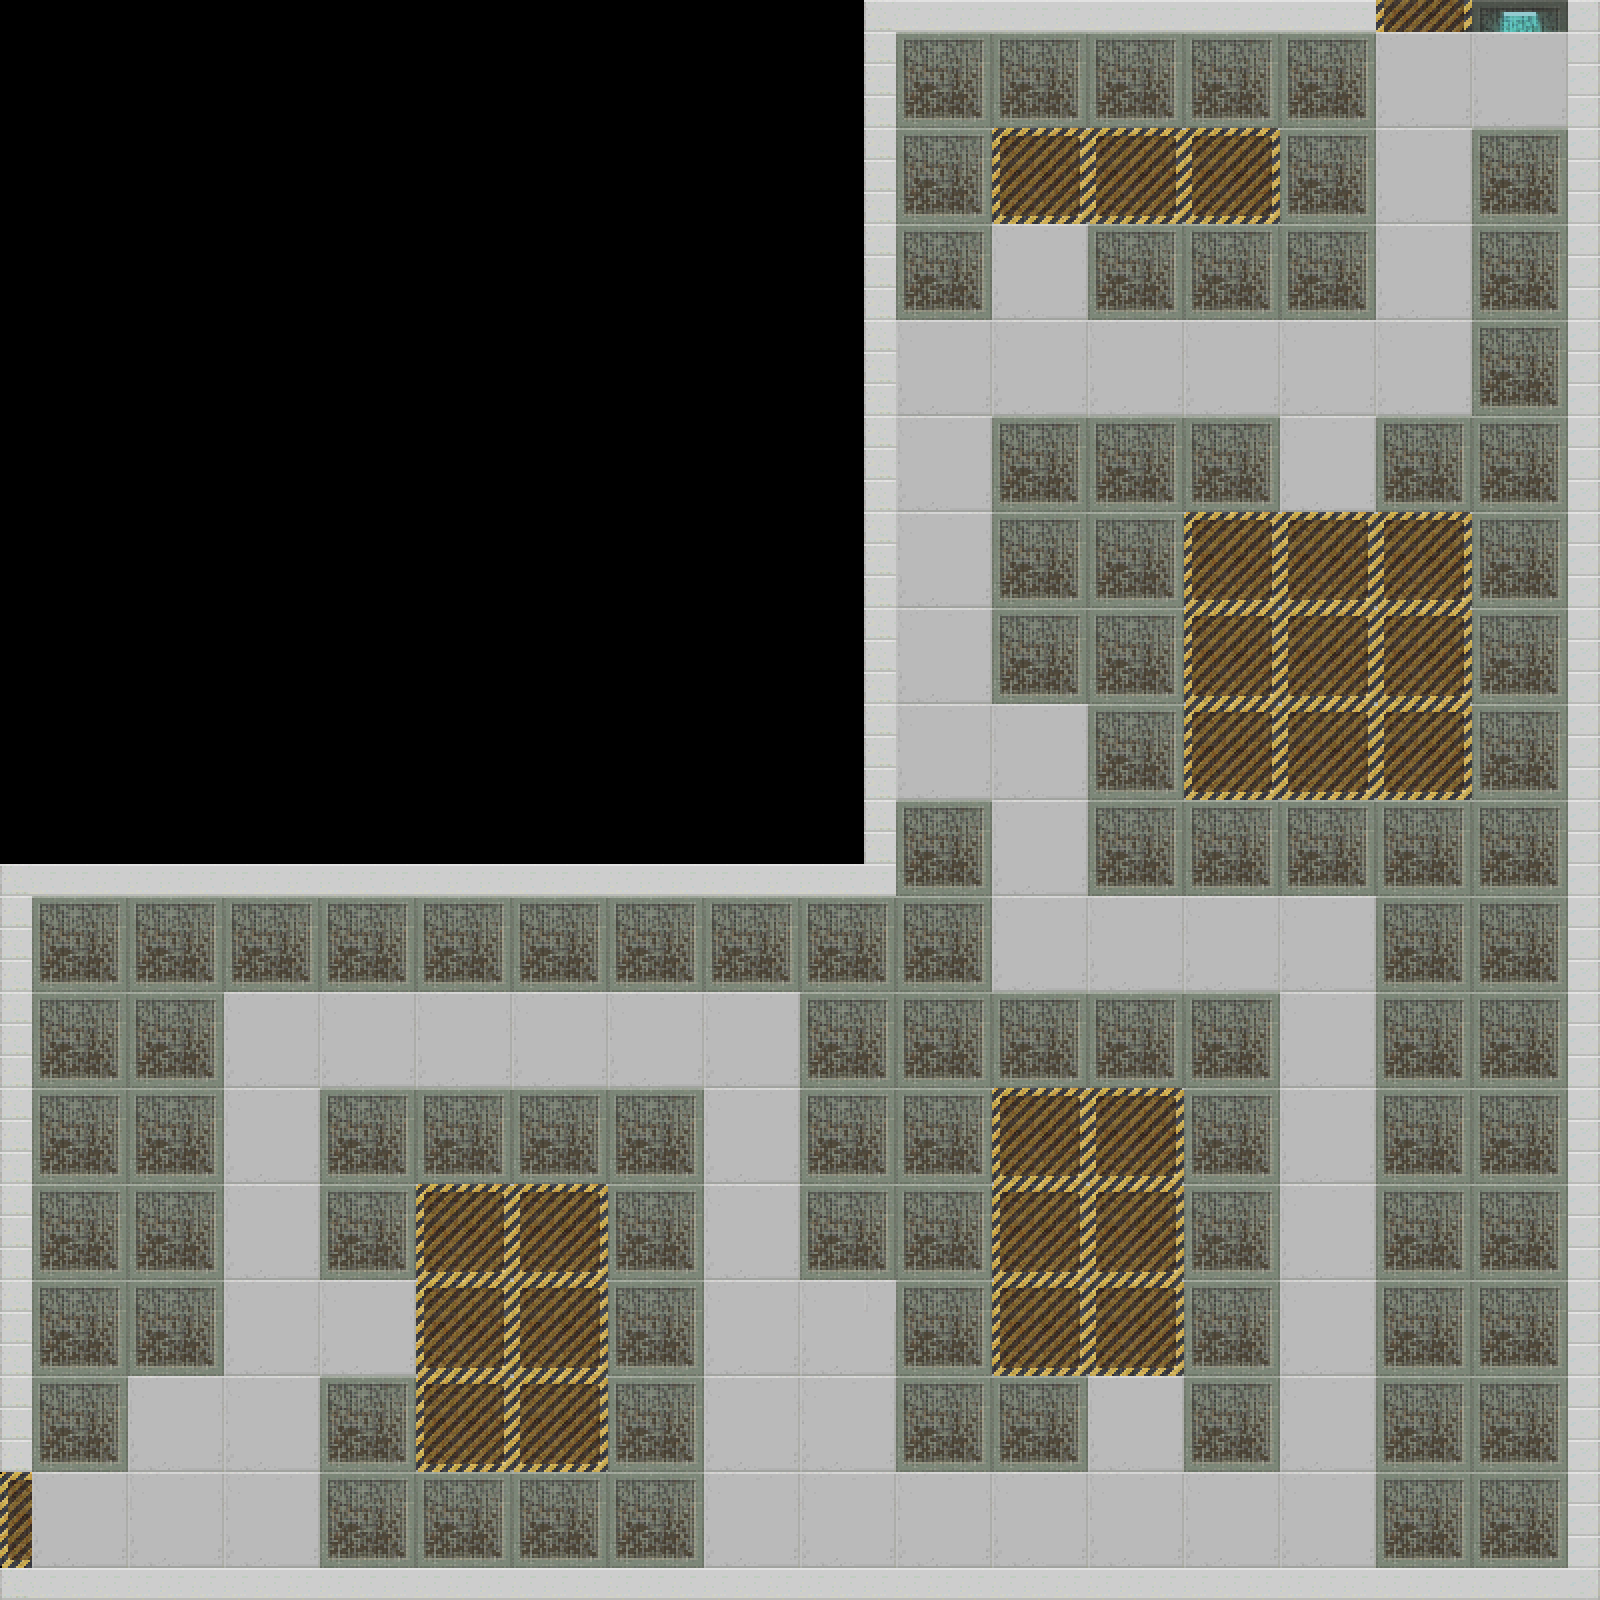

This game map was drawn from its Tiled (.tmx) file and the tilesets committed beside it. A one-line description and the trimmed map source follow:
An orthogonal 50x50 tile map with 32x32 px tiles, 2 tile layers (Floor, Tile Layer 2).

<map version="1.0" tiledversion="1.0.3" orientation="orthogonal" renderorder="right-down" width="50" height="50" tilewidth="32" tileheight="32" nextobjectid="1">
 <tileset firstgid="1" source="APItiles1.tsx" />
 <layer name="Floor" width="50" height="50">
  <data>[2500 cells, 1628 non-empty, 9 distinct tile ids]</data>
 </layer>
 <layer name="Tile Layer 2" width="50" height="50">
  <data>[2500 cells, 1267 non-empty, 25 distinct tile ids]</data>
 </layer>
</map>
